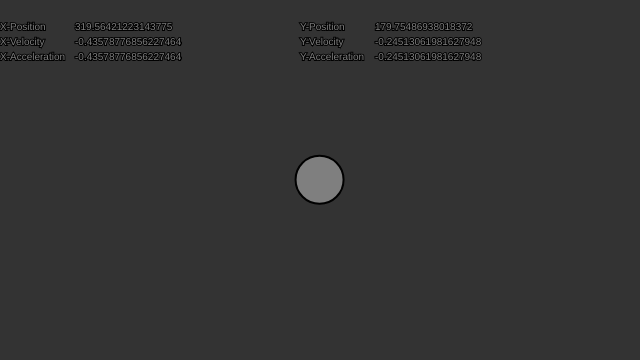
Frame 1 (no input)
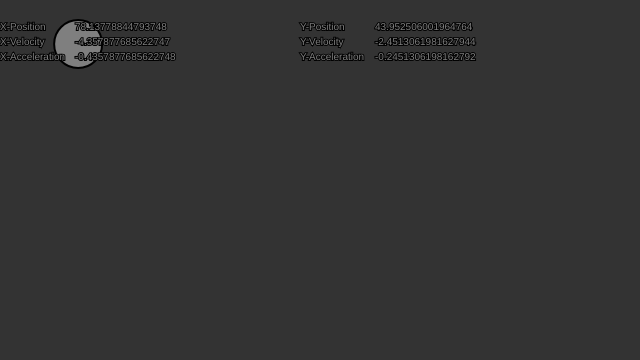
Frame 60 (no input)
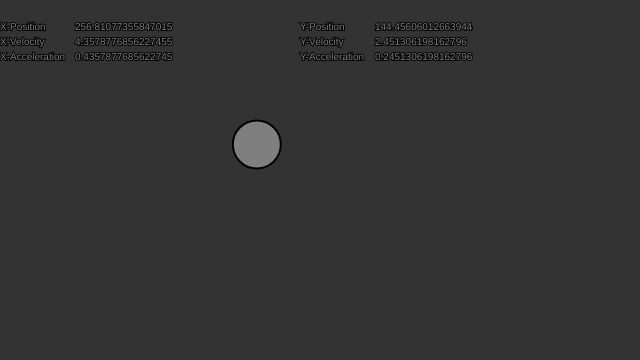
Frame 120 (the mouse pressed at the canvas centre since frame 60)

The p5.js sketch that drew these frames (run headless with seeded random() and noise() and a simulated clock; from frame 60 on, the mouse is pressed at the canvas centre):

// p5.js sketch
// ── sketch.js
let mover;

function setup() {
  createCanvas(640, 360);
  mover = new Ball();
}

function draw() {
  background(51);

  mover.update();
  mover.display();
  mover.outputVectors();
}

// ── ball.js
class Ball{
  constructor(){
    this.position = createVector(width/2,height/2);
    this.velocity = createVector(0,0);
    this.acceleration = createVector(0,0);
    this.topspeed = 5;
  }

  update() {
    // Compute a vector that points from position to mouse
    var mouse = createVector(mouseX,mouseY);
    this.acceleration = p5.Vector.sub(mouse,this.position);
    // Set magnitude of acceleration
    this.acceleration.setMag(0.5);

    this.velocity.add(this.acceleration);
    this.velocity.limit(this.topspeed);
    this.position.add(this.velocity);
  }

  display() {
    stroke(0);
    strokeWeight(2);
    fill(127);
    ellipse(this.position.x, this.position.y, 48, 48);
  }

  outputVectors(){
        textFont('Helvetica');
        textSize(10);

        text("X-Position", 0, 30);
        text(this.position.x, 75, 30);

        text("X-Velocity", 0, 45);
        text(this.velocity.x,75, 45);

        text("X-Acceleration",0,60);
        text(this.acceleration.x,75,60);


        text("Y-Position", 300, 30);
        text(this.position.y, 375, 30);

        text("Y-Velocity", 300, 45);
        text(this.velocity.y,375, 45);

        text("Y-Acceleration",300,60);
        text(this.acceleration.y,375,60);


        fill(0, 102, 153);
  }
}
